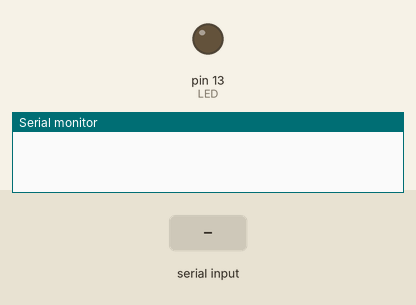
This sketch was run on a simulated Arduino Uno, built with avr-gcc and run on an emulated ATmega328P. Parts: output pins drawn as LEDs (lit = HIGH), the last lines printed to the serial monitor. Inputs (shaded band) come from the test bench.

Above: at 1.8 s.
1.9 s: "1" received over Serial
At 2.2 s:
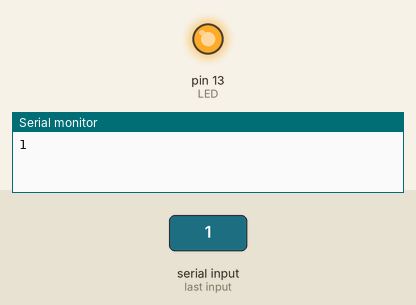
3.4 s: "0" received over Serial
At 4.5 s:
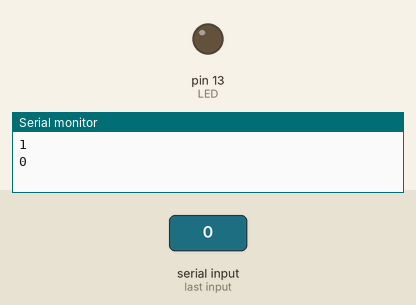
4.9 s: "2" received over Serial
At 5.7 s:
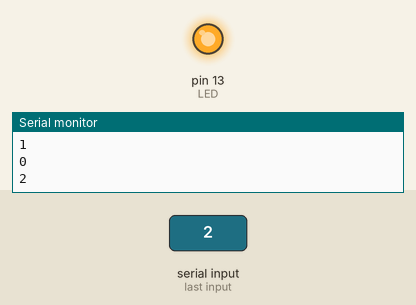
Timing chart, 0 to 7.9 s (numbered marks = the images above; inputs shaded):
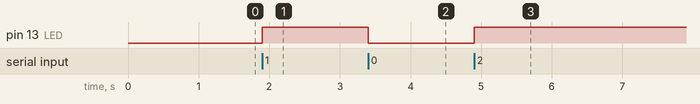

The sketch:

bt_test2.ino
```cpp
//int BTReset = 3;
int LED = 13;
char inByte = 0;         // incoming serial byte

void setup() {
  // make the Bluetooth Module reset:
  digitalWrite(A5, LOW);
  delay(100);
  digitalWrite(A5, HIGH);
  delay(500);

  // initialize serial communication at 115200 bits per second:
  Serial.begin(115200);

  pinMode(LED, OUTPUT);  // make a LED pin output
}

void loop() {
  // if we get a valid byte, read analog ins:
  if (Serial.available() > 0) {
    // get incoming byte:
    inByte = Serial.read();
    if (inByte == '0') {
      digitalWrite(LED, LOW);
    } else {
      digitalWrite(LED, HIGH);
    }
    Serial.println(inByte);
    delay(100);
  }
  delay(1);        // delay in between reads for stability
}
```

Measured:
- after the input at 1.9 s, pin 13 (LED): LOW → HIGH at once
- after the input at 3.4 s, pin 13 (LED): HIGH → LOW at once
- after the input at 4.9 s, pin 13 (LED): LOW → HIGH at once
